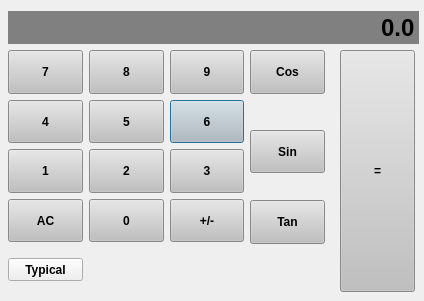
<?xml version="1.0" encoding="UTF-8"?>
<ui version="4.0">
 <class>geomatrical</class>
 <widget class="QDialog" name="geomatrical">
  <property name="geometry">
   <rect>
    <x>0</x>
    <y>0</y>
    <width>424</width>
    <height>301</height>
   </rect>
  </property>
  <property name="windowTitle">
   <string>Geomatrical</string>
  </property>
  <widget class="QPushButton" name="Button6">
   <property name="geometry">
    <rect>
     <x>170</x>
     <y>100</y>
     <width>74</width>
     <height>43</height>
    </rect>
   </property>
   <property name="sizePolicy">
    <sizepolicy hsizetype="Preferred" vsizetype="Expanding">
     <horstretch>0</horstretch>
     <verstretch>0</verstretch>
    </sizepolicy>
   </property>
   <property name="font">
    <font>
     <family>Arial</family>
     <weight>75</weight>
     <bold>true</bold>
    </font>
   </property>
   <property name="styleSheet">
    <string notr="true">QPushButton{
	background-color: #C0C0C0;
	padding: 5px;
}

QPushButton:pressed{
	background-color: #C0C0C0;
	border: 1px solid gray;
	padding: 5px
}</string>
   </property>
   <property name="text">
    <string>6</string>
   </property>
  </widget>
  <widget class="QPushButton" name="TanB">
   <property name="geometry">
    <rect>
     <x>250</x>
     <y>200</y>
     <width>75</width>
     <height>44</height>
    </rect>
   </property>
   <property name="sizePolicy">
    <sizepolicy hsizetype="Preferred" vsizetype="Expanding">
     <horstretch>0</horstretch>
     <verstretch>0</verstretch>
    </sizepolicy>
   </property>
   <property name="font">
    <font>
     <family>Arial</family>
     <weight>75</weight>
     <bold>true</bold>
    </font>
   </property>
   <property name="styleSheet">
    <string notr="true">QPushButton{
	background-color: #C0C0C0;
	padding: 5px;
}

QPushButton:pressed{
	background-color: #C0C0C0;
	border: 1px solid gray;
	padding: 5px
}</string>
   </property>
   <property name="text">
    <string>Tan</string>
   </property>
  </widget>
  <widget class="QPushButton" name="Clear">
   <property name="geometry">
    <rect>
     <x>8</x>
     <y>199</y>
     <width>75</width>
     <height>43</height>
    </rect>
   </property>
   <property name="sizePolicy">
    <sizepolicy hsizetype="Preferred" vsizetype="Expanding">
     <horstretch>0</horstretch>
     <verstretch>0</verstretch>
    </sizepolicy>
   </property>
   <property name="font">
    <font>
     <family>Arial</family>
     <weight>75</weight>
     <bold>true</bold>
    </font>
   </property>
   <property name="styleSheet">
    <string notr="true">QPushButton{
	background-color: #C0C0C0;
	padding: 5px;
}

QPushButton:pressed{
	background-color: #C0C0C0;
	border: 1px solid gray;
	padding: 5px
}</string>
   </property>
   <property name="text">
    <string>AC</string>
   </property>
  </widget>
  <widget class="QPushButton" name="ChangeSign">
   <property name="geometry">
    <rect>
     <x>170</x>
     <y>199</y>
     <width>74</width>
     <height>43</height>
    </rect>
   </property>
   <property name="sizePolicy">
    <sizepolicy hsizetype="Preferred" vsizetype="Expanding">
     <horstretch>0</horstretch>
     <verstretch>0</verstretch>
    </sizepolicy>
   </property>
   <property name="font">
    <font>
     <family>Arial</family>
     <weight>75</weight>
     <bold>true</bold>
    </font>
   </property>
   <property name="styleSheet">
    <string notr="true">QPushButton{
	background-color: #C0C0C0;
	padding: 5px;
}

QPushButton:pressed{
	background-color: #C0C0C0;
	border: 1px solid gray;
	padding: 5px
}</string>
   </property>
   <property name="text">
    <string>+/-</string>
   </property>
  </widget>
  <widget class="QPushButton" name="Button7">
   <property name="geometry">
    <rect>
     <x>8</x>
     <y>50</y>
     <width>75</width>
     <height>44</height>
    </rect>
   </property>
   <property name="sizePolicy">
    <sizepolicy hsizetype="Preferred" vsizetype="Expanding">
     <horstretch>0</horstretch>
     <verstretch>0</verstretch>
    </sizepolicy>
   </property>
   <property name="font">
    <font>
     <family>Arial</family>
     <weight>75</weight>
     <bold>true</bold>
    </font>
   </property>
   <property name="styleSheet">
    <string notr="true">QPushButton{
	background-color: #C0C0C0;
	padding: 5px;
}

QPushButton:pressed{
	background-color: #C0C0C0;
	border: 1px solid gray;
	padding: 5px
}</string>
   </property>
   <property name="text">
    <string>7</string>
   </property>
  </widget>
  <widget class="QPushButton" name="SinB">
   <property name="geometry">
    <rect>
     <x>250</x>
     <y>130</y>
     <width>75</width>
     <height>43</height>
    </rect>
   </property>
   <property name="sizePolicy">
    <sizepolicy hsizetype="Preferred" vsizetype="Expanding">
     <horstretch>0</horstretch>
     <verstretch>0</verstretch>
    </sizepolicy>
   </property>
   <property name="font">
    <font>
     <family>Arial</family>
     <weight>75</weight>
     <bold>true</bold>
    </font>
   </property>
   <property name="styleSheet">
    <string notr="true">QPushButton{
	background-color: #C0C0C0;
	padding: 5px;
}

QPushButton:pressed{
	background-color: #C0C0C0;
	border: 1px solid gray;
	padding: 5px
}</string>
   </property>
   <property name="text">
    <string>Sin</string>
   </property>
  </widget>
  <widget class="QPushButton" name="Button3">
   <property name="geometry">
    <rect>
     <x>170</x>
     <y>149</y>
     <width>74</width>
     <height>44</height>
    </rect>
   </property>
   <property name="sizePolicy">
    <sizepolicy hsizetype="Preferred" vsizetype="Expanding">
     <horstretch>0</horstretch>
     <verstretch>0</verstretch>
    </sizepolicy>
   </property>
   <property name="font">
    <font>
     <family>Arial</family>
     <weight>75</weight>
     <bold>true</bold>
    </font>
   </property>
   <property name="styleSheet">
    <string notr="true">QPushButton{
	background-color: #C0C0C0;
	padding: 5px;
}

QPushButton:pressed{
	background-color: #C0C0C0;
	border: 1px solid gray;
	padding: 5px
}</string>
   </property>
   <property name="text">
    <string>3</string>
   </property>
  </widget>
  <widget class="QPushButton" name="Button8">
   <property name="geometry">
    <rect>
     <x>89</x>
     <y>50</y>
     <width>75</width>
     <height>44</height>
    </rect>
   </property>
   <property name="sizePolicy">
    <sizepolicy hsizetype="Preferred" vsizetype="Expanding">
     <horstretch>0</horstretch>
     <verstretch>0</verstretch>
    </sizepolicy>
   </property>
   <property name="font">
    <font>
     <family>Arial</family>
     <weight>75</weight>
     <bold>true</bold>
    </font>
   </property>
   <property name="styleSheet">
    <string notr="true">QPushButton{
	background-color: #C0C0C0;
	padding: 5px;
}

QPushButton:pressed{
	background-color: #C0C0C0;
	border: 1px solid gray;
	padding: 5px
}</string>
   </property>
   <property name="text">
    <string>8</string>
   </property>
  </widget>
  <widget class="QPushButton" name="typical">
   <property name="geometry">
    <rect>
     <x>8</x>
     <y>258</y>
     <width>75</width>
     <height>23</height>
    </rect>
   </property>
   <property name="font">
    <font>
     <family>Arial</family>
     <weight>75</weight>
     <bold>true</bold>
    </font>
   </property>
   <property name="text">
    <string>Typical</string>
   </property>
  </widget>
  <widget class="QPushButton" name="Button1">
   <property name="geometry">
    <rect>
     <x>8</x>
     <y>149</y>
     <width>75</width>
     <height>44</height>
    </rect>
   </property>
   <property name="sizePolicy">
    <sizepolicy hsizetype="Preferred" vsizetype="Expanding">
     <horstretch>0</horstretch>
     <verstretch>0</verstretch>
    </sizepolicy>
   </property>
   <property name="font">
    <font>
     <family>Arial</family>
     <weight>75</weight>
     <bold>true</bold>
    </font>
   </property>
   <property name="styleSheet">
    <string notr="true">QPushButton{
	background-color: #C0C0C0;
	padding: 5px;
}

QPushButton:pressed{
	background-color: #C0C0C0;
	border: 1px solid gray;
	padding: 5px
}</string>
   </property>
   <property name="text">
    <string>1</string>
   </property>
  </widget>
  <widget class="QPushButton" name="Button9">
   <property name="geometry">
    <rect>
     <x>170</x>
     <y>50</y>
     <width>74</width>
     <height>44</height>
    </rect>
   </property>
   <property name="sizePolicy">
    <sizepolicy hsizetype="Preferred" vsizetype="Expanding">
     <horstretch>0</horstretch>
     <verstretch>0</verstretch>
    </sizepolicy>
   </property>
   <property name="font">
    <font>
     <family>Arial</family>
     <weight>75</weight>
     <bold>true</bold>
    </font>
   </property>
   <property name="styleSheet">
    <string notr="true">QPushButton{
	background-color: #C0C0C0;
	padding: 5px;
}

QPushButton:pressed{
	background-color: #C0C0C0;
	border: 1px solid gray;
	padding: 5px
}</string>
   </property>
   <property name="text">
    <string>9</string>
   </property>
  </widget>
  <widget class="QPushButton" name="Button2">
   <property name="geometry">
    <rect>
     <x>89</x>
     <y>149</y>
     <width>75</width>
     <height>44</height>
    </rect>
   </property>
   <property name="sizePolicy">
    <sizepolicy hsizetype="Preferred" vsizetype="Expanding">
     <horstretch>0</horstretch>
     <verstretch>0</verstretch>
    </sizepolicy>
   </property>
   <property name="font">
    <font>
     <family>Arial</family>
     <weight>75</weight>
     <bold>true</bold>
    </font>
   </property>
   <property name="styleSheet">
    <string notr="true">QPushButton{
	background-color: #C0C0C0;
	padding: 5px;
}

QPushButton:pressed{
	background-color: #C0C0C0;
	border: 1px solid gray;
	padding: 5px
}</string>
   </property>
   <property name="text">
    <string>2</string>
   </property>
  </widget>
  <widget class="QPushButton" name="Button0">
   <property name="geometry">
    <rect>
     <x>89</x>
     <y>199</y>
     <width>75</width>
     <height>43</height>
    </rect>
   </property>
   <property name="sizePolicy">
    <sizepolicy hsizetype="Preferred" vsizetype="Expanding">
     <horstretch>0</horstretch>
     <verstretch>0</verstretch>
    </sizepolicy>
   </property>
   <property name="font">
    <font>
     <family>Arial</family>
     <weight>75</weight>
     <bold>true</bold>
    </font>
   </property>
   <property name="styleSheet">
    <string notr="true">QPushButton{
	background-color: #C0C0C0;
	padding: 5px;
}

QPushButton:pressed{
	background-color: #C0C0C0;
	border: 1px solid gray;
	padding: 5px
}</string>
   </property>
   <property name="text">
    <string>0</string>
   </property>
  </widget>
  <widget class="QLineEdit" name="Display">
   <property name="geometry">
    <rect>
     <x>8</x>
     <y>11</y>
     <width>411</width>
     <height>33</height>
    </rect>
   </property>
   <property name="sizePolicy">
    <sizepolicy hsizetype="Preferred" vsizetype="Minimum">
     <horstretch>0</horstretch>
     <verstretch>0</verstretch>
    </sizepolicy>
   </property>
   <property name="maximumSize">
    <size>
     <width>414</width>
     <height>132</height>
    </size>
   </property>
   <property name="font">
    <font>
     <family>Arial</family>
     <pointsize>18</pointsize>
     <weight>75</weight>
     <bold>true</bold>
    </font>
   </property>
   <property name="styleSheet">
    <string notr="true">QLineEdit{
	background-color: gray;
	border: 1px solid gray;
	color: #fffff;
}</string>
   </property>
   <property name="text">
    <string>0.0</string>
   </property>
   <property name="alignment">
    <set>Qt::AlignRight|Qt::AlignTrailing|Qt::AlignVCenter</set>
   </property>
  </widget>
  <widget class="QPushButton" name="Button5">
   <property name="geometry">
    <rect>
     <x>89</x>
     <y>100</y>
     <width>75</width>
     <height>43</height>
    </rect>
   </property>
   <property name="sizePolicy">
    <sizepolicy hsizetype="Preferred" vsizetype="Expanding">
     <horstretch>0</horstretch>
     <verstretch>0</verstretch>
    </sizepolicy>
   </property>
   <property name="font">
    <font>
     <family>Arial</family>
     <weight>75</weight>
     <bold>true</bold>
    </font>
   </property>
   <property name="styleSheet">
    <string notr="true">QPushButton{
	background-color: #C0C0C0;
	padding: 5px;
}

QPushButton:pressed{
	background-color: #C0C0C0;
	border: 1px solid gray;
	padding: 5px
}</string>
   </property>
   <property name="text">
    <string>5</string>
   </property>
  </widget>
  <widget class="QPushButton" name="Equals">
   <property name="geometry">
    <rect>
     <x>340</x>
     <y>50</y>
     <width>75</width>
     <height>242</height>
    </rect>
   </property>
   <property name="sizePolicy">
    <sizepolicy hsizetype="Preferred" vsizetype="Expanding">
     <horstretch>0</horstretch>
     <verstretch>0</verstretch>
    </sizepolicy>
   </property>
   <property name="font">
    <font>
     <family>Arial</family>
     <weight>75</weight>
     <bold>true</bold>
    </font>
   </property>
   <property name="styleSheet">
    <string notr="true">QPushButton{
	background-color: #C0C0C0;
	padding: 5px;
}

QPushButton:pressed{
	background-color: #C0C0C0;
	border: 1px solid gray;
	padding: 5px
}</string>
   </property>
   <property name="text">
    <string>=</string>
   </property>
  </widget>
  <widget class="QPushButton" name="Button4">
   <property name="geometry">
    <rect>
     <x>8</x>
     <y>100</y>
     <width>75</width>
     <height>43</height>
    </rect>
   </property>
   <property name="sizePolicy">
    <sizepolicy hsizetype="Preferred" vsizetype="Expanding">
     <horstretch>0</horstretch>
     <verstretch>0</verstretch>
    </sizepolicy>
   </property>
   <property name="font">
    <font>
     <family>Arial</family>
     <weight>75</weight>
     <bold>true</bold>
    </font>
   </property>
   <property name="styleSheet">
    <string notr="true">QPushButton{
	background-color: #C0C0C0;
	padding: 5px;
}

QPushButton:pressed{
	background-color: #C0C0C0;
	border: 1px solid gray;
	padding: 5px
}</string>
   </property>
   <property name="text">
    <string>4</string>
   </property>
  </widget>
  <widget class="QPushButton" name="CosB">
   <property name="geometry">
    <rect>
     <x>250</x>
     <y>50</y>
     <width>75</width>
     <height>44</height>
    </rect>
   </property>
   <property name="sizePolicy">
    <sizepolicy hsizetype="Preferred" vsizetype="Expanding">
     <horstretch>0</horstretch>
     <verstretch>0</verstretch>
    </sizepolicy>
   </property>
   <property name="font">
    <font>
     <family>Arial</family>
     <weight>75</weight>
     <bold>true</bold>
    </font>
   </property>
   <property name="styleSheet">
    <string notr="true">QPushButton{
	background-color: #C0C0C0;
	padding: 5px;
}

QPushButton:pressed{
	background-color: #C0C0C0;
	border: 1px solid gray;
	padding: 5px
}</string>
   </property>
   <property name="text">
    <string>Cos</string>
   </property>
  </widget>
 </widget>
 <resources/>
 <connections/>
</ui>
